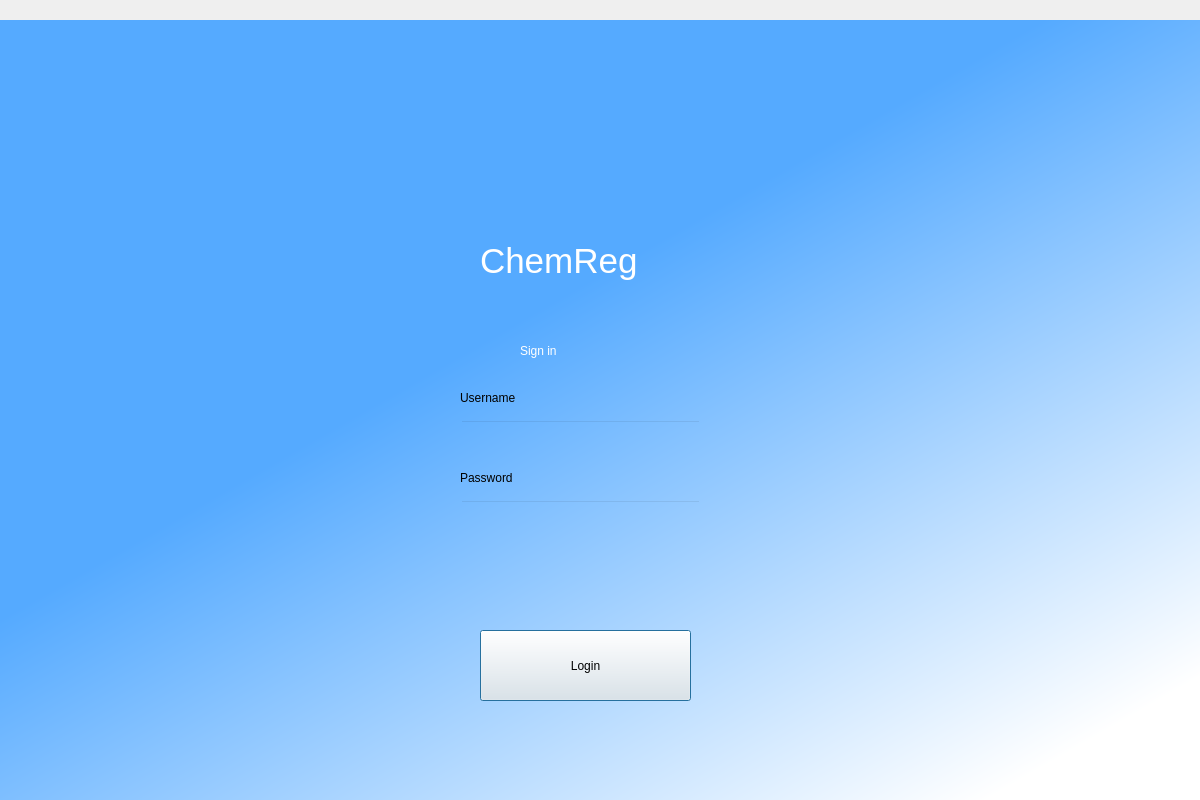
<?xml version="1.0" encoding="UTF-8"?>
<ui version="4.0">
 <class>Dialog</class>
 <widget class="QDialog" name="Dialog">
  <property name="geometry">
   <rect>
    <x>0</x>
    <y>0</y>
    <width>1200</width>
    <height>800</height>
   </rect>
  </property>
  <property name="windowTitle">
   <string>Dialog</string>
  </property>
  <widget class="QWidget" name="bgwidget" native="true">
   <property name="geometry">
    <rect>
     <x>0</x>
     <y>20</y>
     <width>1201</width>
     <height>801</height>
    </rect>
   </property>
   <property name="styleSheet">
    <string notr="true">QWidget#bgwidget{
background-color: qlineargradient(spread:pad, x1:0.437811, y1:0.369, x2:0.9, y2:0.903409, stop:0 rgba(85, 170, 255, 255), stop:1 rgba(255, 255, 255, 255));
}</string>
   </property>
   <widget class="QLabel" name="label">
    <property name="geometry">
     <rect>
      <x>480</x>
      <y>190</y>
      <width>201</width>
      <height>101</height>
     </rect>
    </property>
    <property name="font">
     <font>
      <pointsize>26</pointsize>
     </font>
    </property>
    <property name="styleSheet">
     <string notr="true">color: rgb(255, 255, 255);</string>
    </property>
    <property name="text">
     <string>ChemReg</string>
    </property>
   </widget>
   <widget class="QLabel" name="label_2">
    <property name="geometry">
     <rect>
      <x>520</x>
      <y>310</y>
      <width>171</width>
      <height>41</height>
     </rect>
    </property>
    <property name="styleSheet">
     <string notr="true">color: rgb(255, 255, 255);
font: 18pt &quot;MS Shell Dlg 2&quot;;
</string>
    </property>
    <property name="text">
     <string>Sign in</string>
    </property>
   </widget>
   <widget class="QPushButton" name="login">
    <property name="geometry">
     <rect>
      <x>480</x>
      <y>610</y>
      <width>211</width>
      <height>71</height>
     </rect>
    </property>
    <property name="styleSheet">
     <string notr="true">font: 18pt &quot;MS Shell Dlg 2&quot;;</string>
    </property>
    <property name="text">
     <string>Login</string>
    </property>
   </widget>
   <widget class="QLineEdit" name="usernamefield">
    <property name="geometry">
     <rect>
      <x>460</x>
      <y>400</y>
      <width>241</width>
      <height>41</height>
     </rect>
    </property>
    <property name="styleSheet">
     <string notr="true">background-color:rgba(0,0,0,0);
font: 12pt &quot;MS Shell Dlg 2&quot;;</string>
    </property>
   </widget>
   <widget class="QLineEdit" name="passwordfield">
    <property name="geometry">
     <rect>
      <x>460</x>
      <y>480</y>
      <width>241</width>
      <height>41</height>
     </rect>
    </property>
    <property name="styleSheet">
     <string notr="true">background-color:rgba(0,0,0,0);
font: 12pt &quot;MS Shell Dlg 2&quot;;</string>
    </property>
   </widget>
   <widget class="QLabel" name="label_3">
    <property name="geometry">
     <rect>
      <x>460</x>
      <y>370</y>
      <width>81</width>
      <height>16</height>
     </rect>
    </property>
    <property name="text">
     <string>Username</string>
    </property>
   </widget>
   <widget class="QLabel" name="label_4">
    <property name="geometry">
     <rect>
      <x>460</x>
      <y>450</y>
      <width>71</width>
      <height>16</height>
     </rect>
    </property>
    <property name="text">
     <string>Password</string>
    </property>
   </widget>
   <widget class="QLabel" name="errorlabel">
    <property name="geometry">
     <rect>
      <x>460</x>
      <y>550</y>
      <width>251</width>
      <height>21</height>
     </rect>
    </property>
    <property name="styleSheet">
     <string notr="true">font: 10pt &quot;MS Shell Dlg 2&quot;; color:red</string>
    </property>
    <property name="text">
     <string/>
    </property>
   </widget>
  </widget>
 </widget>
 <resources/>
 <connections/>
</ui>
